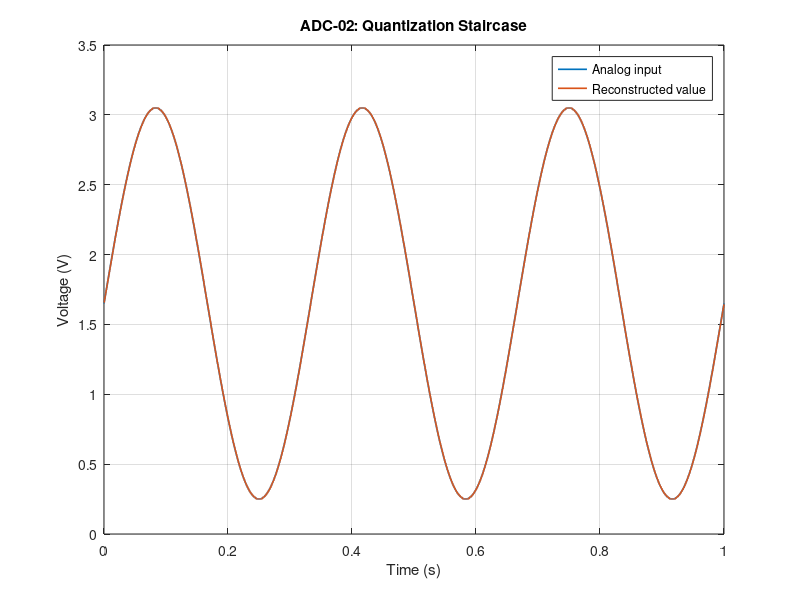
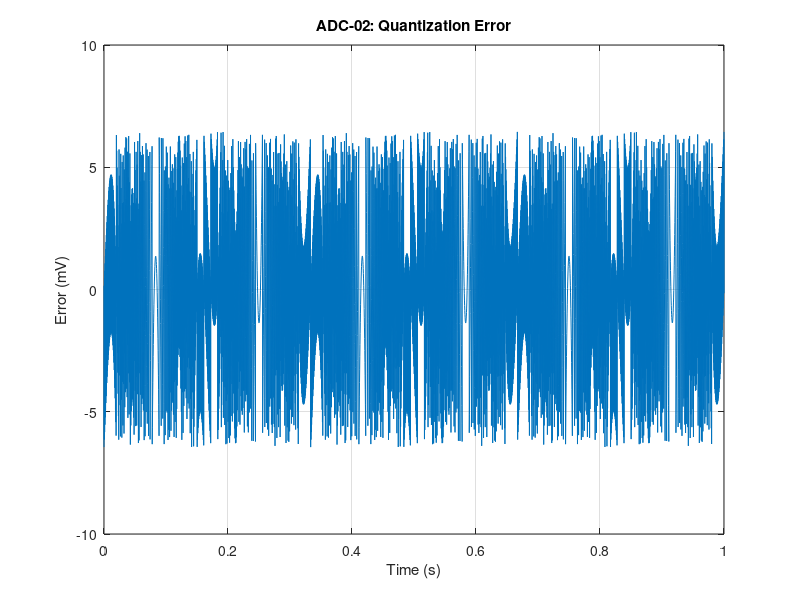
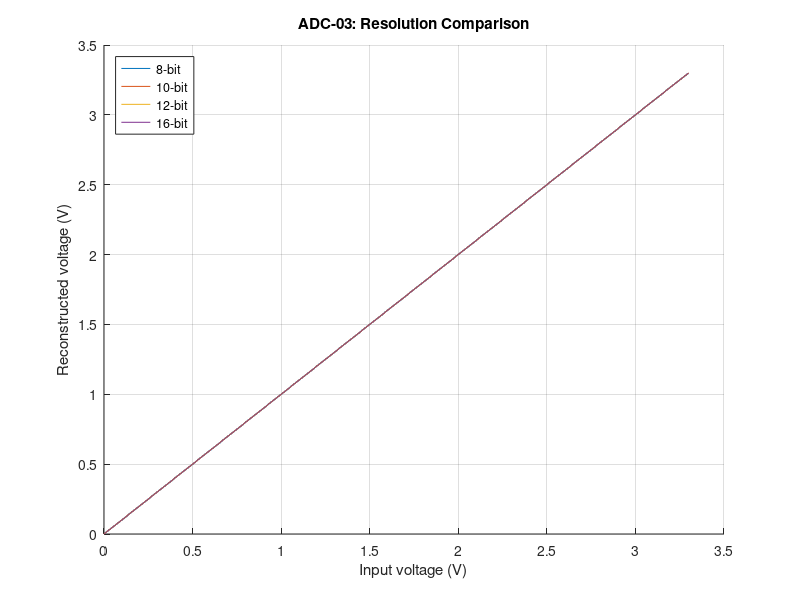
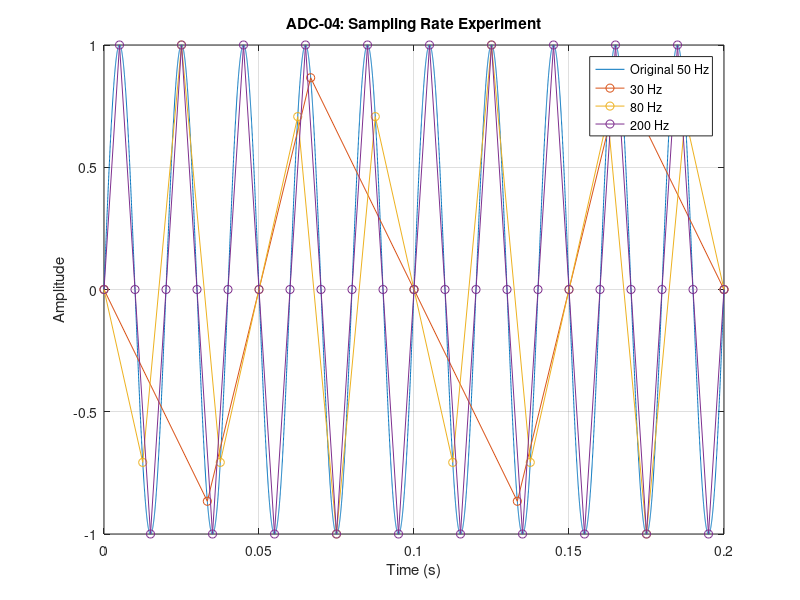

MATLAB code to generate these figures, in order:

clear; clc; close all;

% ADC-01 to ADC-05: ideal conversion experiments
Vref = 3.3;
Vmin = 0;
resolutions = [8 10 12 16];

adc = @(v,n) min(2^n-1, max(0, ...
    floor((min(Vref,max(Vmin,v))-Vmin) ./ ...
    (Vref-Vmin) .* 2^n)));

reconstruct = @(code,n) Vmin + ...
    (double(code)+0.5) .* (Vref-Vmin) ./ 2^n;

dac = @(code,n) Vref .* min(2^n-1,max(0,double(code))) ...
    ./ (2^n-1);

%% ADC-01: Voltage to code
vin = 1.65;
code = adc(vin,12);

fprintf('\nADC-01: CONVERSION\n');
fprintf('Input voltage: %.4f V\n',vin);
fprintf('12-bit ADC code: %d\n',code);
fprintf('Reconstructed bin centre: %.6f V\n', ...
    reconstruct(code,12));

%% ADC-02: Quantization
t = linspace(0,1,4000);
analog = 1.65 + 1.4*sin(2*pi*3*t);
analog = min(Vref,max(Vmin,analog));

bits = 8;
codes = adc(analog,bits);
rec = reconstruct(codes,bits);
err = analog-rec;
LSB = (Vref-Vmin)/2^bits;

fprintf('\nADC-02: QUANTIZATION\n');
fprintf('LSB: %.4f mV\n',LSB*1000);
fprintf('Maximum sampled error: %.4f mV\n', ...
    max(abs(err))*1000);
fprintf('Ideal half-step bound: %.4f mV\n',LSB*500);

figure;
plot(t,analog,'LineWidth',1.2); hold on;
stairs(t,rec,'LineWidth',1.2);
xlabel('Time (s)'); ylabel('Voltage (V)');
title('ADC-02: Quantization Staircase');
legend('Analog input','Reconstructed value');
grid on;

figure;
plot(t,err*1000);
xlabel('Time (s)'); ylabel('Error (mV)');
title('ADC-02: Quantization Error');
grid on;

%% ADC-03: Resolution comparison
fprintf('\nADC-03: RESOLUTION COMPARISON\n');
for n = resolutions
    step = (Vref-Vmin)/2^n;
    fprintf('%2d-bit: %6d codes, LSB = %.6f mV\n', ...
        n,2^n,step*1000);
end

v = linspace(Vmin,Vref,1000);
figure; hold on;
for n = resolutions
    q = adc(v,n);
    plot(v,reconstruct(q,n),'DisplayName', ...
        sprintf('%d-bit',n));
end
xlabel('Input voltage (V)');
ylabel('Reconstructed voltage (V)');
title('ADC-03: Resolution Comparison');
legend('Location','northwest'); grid on;

%% ADC-04: Sampling rate and aliasing
fSignal = 50;
duration = 0.2;
tFine = linspace(0,duration,10000);
xFine = sin(2*pi*fSignal*tFine);

fsList = [30 80 200];

figure;
plot(tFine,xFine,'DisplayName','Original 50 Hz');
hold on;
for fs = fsList
    ts = 0:1/fs:duration;
    xs = sin(2*pi*fSignal*ts);
    plot(ts,xs,'o-','DisplayName',sprintf('%d Hz',fs));
    fprintf('fs=%d Hz; Nyquist=%.1f Hz; criterion=%d\n', ...
        fs,fs/2,fs>2*fSignal);
end
xlabel('Time (s)'); ylabel('Amplitude');
title('ADC-04: Sampling Rate Experiment');
legend; grid on;

%% ADC-05: DAC sample generation and reconstruction
fs = 1000;
duration = 0.1;
fTone = 50;
nBits = 8;

ts = 0:1/fs:duration-1/fs;
x = 1.65 + 1.4*sin(2*pi*fTone*ts);
x = min(Vref,max(Vmin,x));

dacCodes = adc(x,nBits);
dacLevels = dac(dacCodes,nBits);

tZOH = linspace(0,duration,10000);
index = floor(tZOH*fs)+1;
index = min(length(dacLevels),max(1,index));
zoh = dacLevels(index);

% Moving-average demonstration only, not a designed filter.
windowLength = 11;
filtered = conv(zoh,ones(1,windowLength)/windowLength,'same');

figure;
plot(tZOH,1.65+1.4*sin(2*pi*fTone*tZOH), ...
    'DisplayName','Reference sine');
hold on;
stairs(tZOH,zoh,'DisplayName','DAC zero-order hold');
plot(tZOH,filtered,'DisplayName','Moving-average demonstration');
xlabel('Time (s)'); ylabel('Voltage (V)');
title('ADC-05: DAC Waveform');
legend; grid on;

fprintf('\nADC-05: %d samples, %d-bit DAC model, fs=%.0f Hz\n', ...
    length(dacCodes),nBits,fs);
